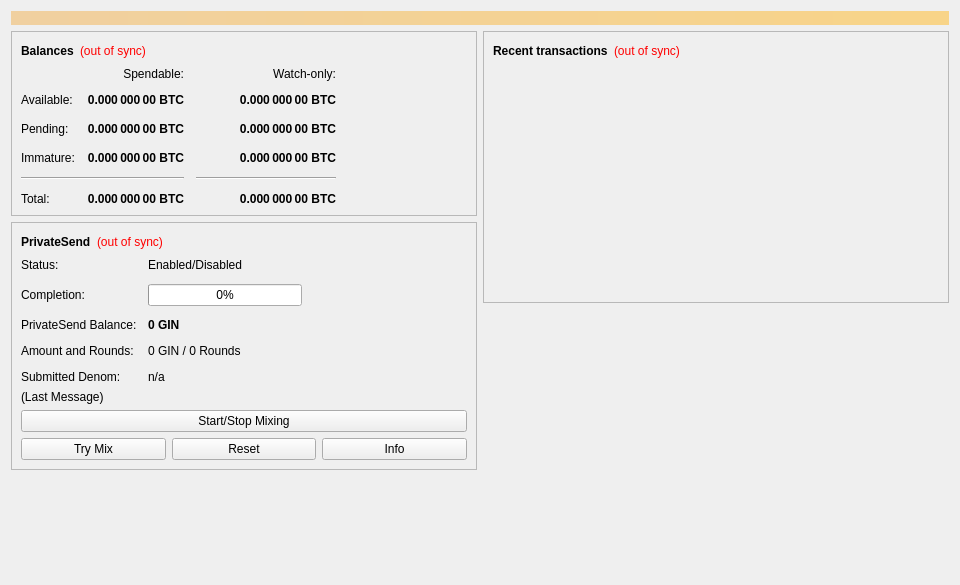
<?xml version="1.0" encoding="UTF-8"?>
<ui version="4.0">
 <class>OverviewPage</class>
 <widget class="QWidget" name="OverviewPage">
  <property name="geometry">
   <rect>
    <x>0</x>
    <y>0</y>
    <width>960</width>
    <height>585</height>
   </rect>
  </property>
  <property name="minimumSize">
   <size>
    <width>960</width>
    <height>0</height>
   </size>
  </property>
  <property name="windowTitle">
   <string>Form</string>
  </property>
  <layout class="QVBoxLayout" name="topLayout">
   <item>
    <widget class="QLabel" name="labelAlerts">
     <property name="visible">
      <bool>false</bool>
     </property>
     <property name="styleSheet">
      <string notr="true">QLabel { background-color: qlineargradient(x1: 0, y1: 0, x2: 1, y2: 0, stop:0 #F0D0A0, stop:1 #F8D488); color:#000000; }</string>
     </property>
     <property name="wordWrap">
      <bool>true</bool>
     </property>
     <property name="margin">
      <number>3</number>
     </property>
     <property name="textInteractionFlags">
      <set>Qt::TextSelectableByMouse</set>
     </property>
    </widget>
   </item>
   <item>
    <layout class="QHBoxLayout" name="horizontalLayout" stretch="1,1">
     <item>
      <layout class="QVBoxLayout" name="verticalLayout_2">
       <item>
        <widget class="QFrame" name="frame">
         <property name="frameShape">
          <enum>QFrame::StyledPanel</enum>
         </property>
         <property name="frameShadow">
          <enum>QFrame::Raised</enum>
         </property>
         <layout class="QVBoxLayout" name="verticalLayout_4">
          <item>
           <layout class="QHBoxLayout" name="horizontalLayout_4">
            <item>
             <widget class="QLabel" name="label_5">
              <property name="font">
               <font>
                <weight>75</weight>
                <bold>true</bold>
               </font>
              </property>
              <property name="text">
               <string>Balances</string>
              </property>
             </widget>
            </item>
            <item>
             <widget class="QLabel" name="labelWalletStatus">
              <property name="toolTip">
               <string>The displayed information may be out of date. Your wallet automatically synchronizes with the Gincoin network after a connection is established, but this process has not completed yet.</string>
              </property>
              <property name="styleSheet">
               <string notr="true">QLabel { color: red; }</string>
              </property>
              <property name="text">
               <string notr="true">(out of sync)</string>
              </property>
              <property name="alignment">
               <set>Qt::AlignLeading|Qt::AlignLeft|Qt::AlignVCenter</set>
              </property>
             </widget>
            </item>
            <item>
             <spacer name="horizontalSpacer_3">
              <property name="orientation">
               <enum>Qt::Horizontal</enum>
              </property>
              <property name="sizeHint" stdset="0">
               <size>
                <width>40</width>
                <height>20</height>
               </size>
              </property>
             </spacer>
            </item>
           </layout>
          </item>
          <item>
           <layout class="QGridLayout" name="gridLayout">
            <property name="spacing">
             <number>12</number>
            </property>
            <item row="2" column="2">
             <widget class="QLabel" name="labelWatchPending">
              <property name="font">
               <font>
                <weight>75</weight>
                <bold>true</bold>
               </font>
              </property>
              <property name="cursor">
               <cursorShape>IBeamCursor</cursorShape>
              </property>
              <property name="toolTip">
               <string>Unconfirmed transactions to watch-only addresses</string>
              </property>
              <property name="text">
               <string notr="true">0.000 000 00 BTC</string>
              </property>
              <property name="alignment">
               <set>Qt::AlignRight|Qt::AlignTrailing|Qt::AlignVCenter</set>
              </property>
              <property name="textInteractionFlags">
               <set>Qt::LinksAccessibleByMouse|Qt::TextSelectableByKeyboard|Qt::TextSelectableByMouse</set>
              </property>
             </widget>
            </item>
            <item row="2" column="1">
             <widget class="QLabel" name="labelUnconfirmed">
              <property name="font">
               <font>
                <weight>75</weight>
                <bold>true</bold>
               </font>
              </property>
              <property name="cursor">
               <cursorShape>IBeamCursor</cursorShape>
              </property>
              <property name="toolTip">
               <string>Total of transactions that have yet to be confirmed, and do not yet count toward the spendable balance</string>
              </property>
              <property name="text">
               <string notr="true">0.000 000 00 BTC</string>
              </property>
              <property name="alignment">
               <set>Qt::AlignRight|Qt::AlignTrailing|Qt::AlignVCenter</set>
              </property>
              <property name="textInteractionFlags">
               <set>Qt::LinksAccessibleByMouse|Qt::TextSelectableByKeyboard|Qt::TextSelectableByMouse</set>
              </property>
             </widget>
            </item>
            <item row="3" column="2">
             <widget class="QLabel" name="labelWatchImmature">
              <property name="font">
               <font>
                <weight>75</weight>
                <bold>true</bold>
               </font>
              </property>
              <property name="cursor">
               <cursorShape>IBeamCursor</cursorShape>
              </property>
              <property name="toolTip">
               <string>Mined balance in watch-only addresses that has not yet matured</string>
              </property>
              <property name="text">
               <string notr="true">0.000 000 00 BTC</string>
              </property>
              <property name="alignment">
               <set>Qt::AlignRight|Qt::AlignTrailing|Qt::AlignVCenter</set>
              </property>
              <property name="textInteractionFlags">
               <set>Qt::LinksAccessibleByMouse|Qt::TextSelectableByKeyboard|Qt::TextSelectableByMouse</set>
              </property>
             </widget>
            </item>
            <item row="4" column="0" colspan="2">
             <widget class="Line" name="lineSpendableBalance">
              <property name="orientation">
               <enum>Qt::Horizontal</enum>
              </property>
             </widget>
            </item>
            <item row="4" column="2">
             <widget class="Line" name="lineWatchBalance">
              <property name="sizePolicy">
               <sizepolicy hsizetype="Preferred" vsizetype="Fixed">
                <horstretch>0</horstretch>
                <verstretch>0</verstretch>
               </sizepolicy>
              </property>
              <property name="minimumSize">
               <size>
                <width>140</width>
                <height>0</height>
               </size>
              </property>
              <property name="orientation">
               <enum>Qt::Horizontal</enum>
              </property>
             </widget>
            </item>
            <item row="5" column="0">
             <widget class="QLabel" name="labelTotalText">
              <property name="text">
               <string>Total:</string>
              </property>
             </widget>
            </item>
            <item row="3" column="1">
             <widget class="QLabel" name="labelImmature">
              <property name="font">
               <font>
                <weight>75</weight>
                <bold>true</bold>
               </font>
              </property>
              <property name="cursor">
               <cursorShape>IBeamCursor</cursorShape>
              </property>
              <property name="toolTip">
               <string>Mined balance that has not yet matured</string>
              </property>
              <property name="text">
               <string notr="true">0.000 000 00 BTC</string>
              </property>
              <property name="alignment">
               <set>Qt::AlignRight|Qt::AlignTrailing|Qt::AlignVCenter</set>
              </property>
              <property name="textInteractionFlags">
               <set>Qt::LinksAccessibleByMouse|Qt::TextSelectableByKeyboard|Qt::TextSelectableByMouse</set>
              </property>
             </widget>
            </item>
            <item row="2" column="3">
             <spacer name="horizontalSpacer_2">
              <property name="orientation">
               <enum>Qt::Horizontal</enum>
              </property>
              <property name="sizeHint" stdset="0">
               <size>
                <width>40</width>
                <height>20</height>
               </size>
              </property>
             </spacer>
            </item>
            <item row="3" column="0">
             <widget class="QLabel" name="labelImmatureText">
              <property name="text">
               <string>Immature:</string>
              </property>
             </widget>
            </item>
            <item row="5" column="1">
             <widget class="QLabel" name="labelTotal">
              <property name="font">
               <font>
                <weight>75</weight>
                <bold>true</bold>
               </font>
              </property>
              <property name="cursor">
               <cursorShape>IBeamCursor</cursorShape>
              </property>
              <property name="toolTip">
               <string>Your current total balance</string>
              </property>
              <property name="text">
               <string notr="true">0.000 000 00 BTC</string>
              </property>
              <property name="alignment">
               <set>Qt::AlignRight|Qt::AlignTrailing|Qt::AlignVCenter</set>
              </property>
              <property name="textInteractionFlags">
               <set>Qt::LinksAccessibleByMouse|Qt::TextSelectableByKeyboard|Qt::TextSelectableByMouse</set>
              </property>
             </widget>
            </item>
            <item row="5" column="2">
             <widget class="QLabel" name="labelWatchTotal">
              <property name="font">
               <font>
                <weight>75</weight>
                <bold>true</bold>
               </font>
              </property>
              <property name="cursor">
               <cursorShape>IBeamCursor</cursorShape>
              </property>
              <property name="toolTip">
               <string>Current total balance in watch-only addresses</string>
              </property>
              <property name="text">
               <string notr="true">0.000 000 00 BTC</string>
              </property>
              <property name="alignment">
               <set>Qt::AlignRight|Qt::AlignTrailing|Qt::AlignVCenter</set>
              </property>
              <property name="textInteractionFlags">
               <set>Qt::LinksAccessibleByMouse|Qt::TextSelectableByKeyboard|Qt::TextSelectableByMouse</set>
              </property>
             </widget>
            </item>
            <item row="0" column="2">
             <widget class="QLabel" name="labelWatchonly">
              <property name="text">
               <string>Watch-only:</string>
              </property>
              <property name="alignment">
               <set>Qt::AlignRight|Qt::AlignTrailing|Qt::AlignVCenter</set>
              </property>
             </widget>
            </item>
            <item row="1" column="0">
             <widget class="QLabel" name="labelBalanceText">
              <property name="text">
               <string>Available:</string>
              </property>
             </widget>
            </item>
            <item row="1" column="1">
             <widget class="QLabel" name="labelBalance">
              <property name="font">
               <font>
                <weight>75</weight>
                <bold>true</bold>
               </font>
              </property>
              <property name="cursor">
               <cursorShape>IBeamCursor</cursorShape>
              </property>
              <property name="toolTip">
               <string>Your current spendable balance</string>
              </property>
              <property name="text">
               <string notr="true">0.000 000 00 BTC</string>
              </property>
              <property name="alignment">
               <set>Qt::AlignRight|Qt::AlignTrailing|Qt::AlignVCenter</set>
              </property>
              <property name="textInteractionFlags">
               <set>Qt::LinksAccessibleByMouse|Qt::TextSelectableByKeyboard|Qt::TextSelectableByMouse</set>
              </property>
             </widget>
            </item>
            <item row="1" column="2">
             <widget class="QLabel" name="labelWatchAvailable">
              <property name="font">
               <font>
                <weight>75</weight>
                <bold>true</bold>
               </font>
              </property>
              <property name="cursor">
               <cursorShape>IBeamCursor</cursorShape>
              </property>
              <property name="toolTip">
               <string>Your current balance in watch-only addresses</string>
              </property>
              <property name="text">
               <string notr="true">0.000 000 00 BTC</string>
              </property>
              <property name="alignment">
               <set>Qt::AlignRight|Qt::AlignTrailing|Qt::AlignVCenter</set>
              </property>
              <property name="textInteractionFlags">
               <set>Qt::LinksAccessibleByMouse|Qt::TextSelectableByKeyboard|Qt::TextSelectableByMouse</set>
              </property>
             </widget>
            </item>
            <item row="2" column="0">
             <widget class="QLabel" name="labelPendingText">
              <property name="text">
               <string>Pending:</string>
              </property>
             </widget>
            </item>
            <item row="0" column="1">
             <widget class="QLabel" name="labelSpendable">
              <property name="text">
               <string>Spendable:</string>
              </property>
              <property name="alignment">
               <set>Qt::AlignRight|Qt::AlignTrailing|Qt::AlignVCenter</set>
              </property>
             </widget>
            </item>
           </layout>
          </item>
         </layout>
        </widget>
       </item>
       <item>
        <widget class="QFrame" name="framePrivateSend">
         <property name="layoutDirection">
          <enum>Qt::LeftToRight</enum>
         </property>
         <property name="frameShape">
          <enum>QFrame::StyledPanel</enum>
         </property>
         <property name="frameShadow">
          <enum>QFrame::Raised</enum>
         </property>
         <layout class="QVBoxLayout" name="VerticalLayout_PS1">
          <item>
           <layout class="QHBoxLayout" name="horizontalLayout_5">
            <item>
             <widget class="QLabel" name="labelPrivateSendHeader">
              <property name="font">
               <font>
                <weight>75</weight>
                <bold>true</bold>
               </font>
              </property>
              <property name="text">
               <string>PrivateSend</string>
              </property>
             </widget>
            </item>
            <item>
             <widget class="QLabel" name="labelPrivateSendSyncStatus">
              <property name="toolTip">
               <string>The displayed information may be out of date. Your wallet automatically synchronizes with the Gincoin network after a connection is established, but this process has not completed yet.</string>
              </property>
              <property name="styleSheet">
               <string notr="true">QLabel { color: red; }</string>
              </property>
              <property name="text">
               <string notr="true">(out of sync)</string>
              </property>
              <property name="alignment">
               <set>Qt::AlignLeading|Qt::AlignLeft|Qt::AlignVCenter</set>
              </property>
             </widget>
            </item>
            <item>
             <spacer name="horizontalSpacer_4">
              <property name="orientation">
               <enum>Qt::Horizontal</enum>
              </property>
              <property name="sizeHint" stdset="0">
               <size>
                <width>40</width>
                <height>20</height>
               </size>
              </property>
             </spacer>
            </item>
           </layout>
          </item>
          <item>
           <layout class="QFormLayout" name="privateSendFormLayout">
            <property name="fieldGrowthPolicy">
             <enum>QFormLayout::AllNonFixedFieldsGrow</enum>
            </property>
            <property name="horizontalSpacing">
             <number>11</number>
            </property>
            <property name="verticalSpacing">
             <number>12</number>
            </property>
            <item row="0" column="0">
             <widget class="QLabel" name="labelPrivateSendEnabledText">
              <property name="text">
               <string>Status:</string>
              </property>
             </widget>
            </item>
            <item row="0" column="1">
             <widget class="QLabel" name="labelPrivateSendEnabled">
              <property name="text">
               <string>Enabled/Disabled</string>
              </property>
             </widget>
            </item>
            <item row="1" column="0">
             <widget class="QLabel" name="labelCompletitionText">
              <property name="text">
               <string>Completion:</string>
              </property>
             </widget>
            </item>
            <item row="1" column="1">
             <widget class="QProgressBar" name="privateSendProgress">
              <property name="maximumSize">
               <size>
                <width>154</width>
                <height>16777215</height>
               </size>
              </property>
              <property name="value">
               <number>0</number>
              </property>
             </widget>
            </item>
            <item row="2" column="0">
             <widget class="QLabel" name="labelAnonymizedText">
              <property name="text">
               <string>PrivateSend Balance:</string>
              </property>
             </widget>
            </item>
            <item row="2" column="1">
             <widget class="QLabel" name="labelAnonymized">
              <property name="font">
               <font>
                <weight>75</weight>
                <bold>true</bold>
               </font>
              </property>
              <property name="text">
               <string notr="true">0 GIN</string>
              </property>
             </widget>
            </item>
            <item row="3" column="0">
             <widget class="QLabel" name="labelAmountAndRoundsText">
              <property name="text">
               <string>Amount and Rounds:</string>
              </property>
             </widget>
            </item>
            <item row="3" column="1">
             <widget class="QLabel" name="labelAmountRounds">
              <property name="text">
               <string>0 GIN / 0 Rounds</string>
              </property>
             </widget>
            </item>
            <item row="4" column="0">
             <widget class="QLabel" name="labelSubmittedDenomText">
              <property name="text">
               <string>Submitted Denom:</string>
              </property>
             </widget>
            </item>
            <item row="4" column="1">
             <widget class="QLabel" name="labelSubmittedDenom">
              <property name="toolTip">
               <string>The denominations you submitted to the Masternode.&lt;br&gt;To mix, other users must submit the exact same denominations.</string>
              </property>
              <property name="text">
               <string>n/a</string>
              </property>
             </widget>
            </item>
           </layout>
          </item>
          <item>
           <layout class="QVBoxLayout" name="VerticalLayout_PS">
            <item>
             <widget class="QLabel" name="labelPrivateSendLastMessage">
              <property name="text">
               <string>(Last Message)</string>
              </property>
              <property name="alignment">
               <set>Qt::AlignLeading|Qt::AlignLeft|Qt::AlignTop</set>
              </property>
              <property name="wordWrap">
               <bool>true</bool>
              </property>
             </widget>
            </item>
            <item>
             <widget class="QPushButton" name="togglePrivateSend">
              <property name="sizePolicy">
               <sizepolicy hsizetype="MinimumExpanding" vsizetype="Fixed">
                <horstretch>0</horstretch>
                <verstretch>0</verstretch>
               </sizepolicy>
              </property>
              <property name="text">
               <string>Start/Stop Mixing</string>
              </property>
             </widget>
            </item>
            <item>
             <layout class="QHBoxLayout" name="horizontalLayout_debugbuttons">
              <item>
               <widget class="QPushButton" name="privateSendAuto">
                <property name="sizePolicy">
                 <sizepolicy hsizetype="MinimumExpanding" vsizetype="Fixed">
                  <horstretch>0</horstretch>
                  <verstretch>0</verstretch>
                 </sizepolicy>
                </property>
                <property name="toolTip">
                 <string>Try to manually submit a PrivateSend request.</string>
                </property>
                <property name="text">
                 <string>Try Mix</string>
                </property>
               </widget>
              </item>
              <item>
               <widget class="QPushButton" name="privateSendReset">
                <property name="sizePolicy">
                 <sizepolicy hsizetype="MinimumExpanding" vsizetype="Fixed">
                  <horstretch>0</horstretch>
                  <verstretch>0</verstretch>
                 </sizepolicy>
                </property>
                <property name="toolTip">
                 <string>Reset the current status of PrivateSend (can interrupt PrivateSend if it's in the process of Mixing, which can cost you money!)</string>
                </property>
                <property name="autoFillBackground">
                 <bool>false</bool>
                </property>
                <property name="text">
                 <string>Reset</string>
                </property>
               </widget>
              </item>
              <item>
               <widget class="QPushButton" name="privateSendInfo">
                <property name="sizePolicy">
                 <sizepolicy hsizetype="MinimumExpanding" vsizetype="Fixed">
                  <horstretch>0</horstretch>
                  <verstretch>0</verstretch>
                 </sizepolicy>
                </property>
                <property name="toolTip">
                 <string>Information about PrivateSend and Mixing</string>
                </property>
                <property name="text">
                 <string>Info</string>
                </property>
               </widget>
              </item>
             </layout>
            </item>
           </layout>
          </item>
         </layout>
        </widget>
       </item>
       <item>
        <spacer name="verticalSpacer">
         <property name="orientation">
          <enum>Qt::Vertical</enum>
         </property>
         <property name="sizeHint" stdset="0">
          <size>
           <width>20</width>
           <height>40</height>
          </size>
         </property>
        </spacer>
       </item>
      </layout>
     </item>
     <item>
      <layout class="QVBoxLayout" name="verticalLayout_3">
       <item>
        <widget class="QFrame" name="frame_2">
         <property name="frameShape">
          <enum>QFrame::StyledPanel</enum>
         </property>
         <property name="frameShadow">
          <enum>QFrame::Raised</enum>
         </property>
         <layout class="QVBoxLayout" name="verticalLayout">
          <item>
           <layout class="QHBoxLayout" name="horizontalLayout_2">
            <item>
             <widget class="QLabel" name="label_4">
              <property name="font">
               <font>
                <weight>75</weight>
                <bold>true</bold>
               </font>
              </property>
              <property name="text">
               <string>Recent transactions</string>
              </property>
             </widget>
            </item>
            <item>
             <widget class="QLabel" name="labelTransactionsStatus">
              <property name="toolTip">
               <string>The displayed information may be out of date. Your wallet automatically synchronizes with the Gincoin network after a connection is established, but this process has not completed yet.</string>
              </property>
              <property name="styleSheet">
               <string notr="true">QLabel { color: red; }</string>
              </property>
              <property name="text">
               <string notr="true">(out of sync)</string>
              </property>
              <property name="alignment">
               <set>Qt::AlignLeading|Qt::AlignLeft|Qt::AlignVCenter</set>
              </property>
             </widget>
            </item>
            <item>
             <spacer name="horizontalSpacer">
              <property name="orientation">
               <enum>Qt::Horizontal</enum>
              </property>
              <property name="sizeHint" stdset="0">
               <size>
                <width>40</width>
                <height>20</height>
               </size>
              </property>
             </spacer>
            </item>
           </layout>
          </item>
          <item>
           <widget class="QListView" name="listTransactions">
            <property name="styleSheet">
             <string notr="true">QListView { background: transparent; }</string>
            </property>
            <property name="frameShape">
             <enum>QFrame::NoFrame</enum>
            </property>
            <property name="verticalScrollBarPolicy">
             <enum>Qt::ScrollBarAlwaysOff</enum>
            </property>
            <property name="horizontalScrollBarPolicy">
             <enum>Qt::ScrollBarAlwaysOff</enum>
            </property>
            <property name="selectionMode">
             <enum>QAbstractItemView::NoSelection</enum>
            </property>
           </widget>
          </item>
         </layout>
        </widget>
       </item>
       <item>
        <spacer name="verticalSpacer_2">
         <property name="orientation">
          <enum>Qt::Vertical</enum>
         </property>
         <property name="sizeHint" stdset="0">
          <size>
           <width>20</width>
           <height>40</height>
          </size>
         </property>
        </spacer>
       </item>
      </layout>
     </item>
    </layout>
   </item>
  </layout>
 </widget>
 <resources/>
 <connections/>
</ui>
